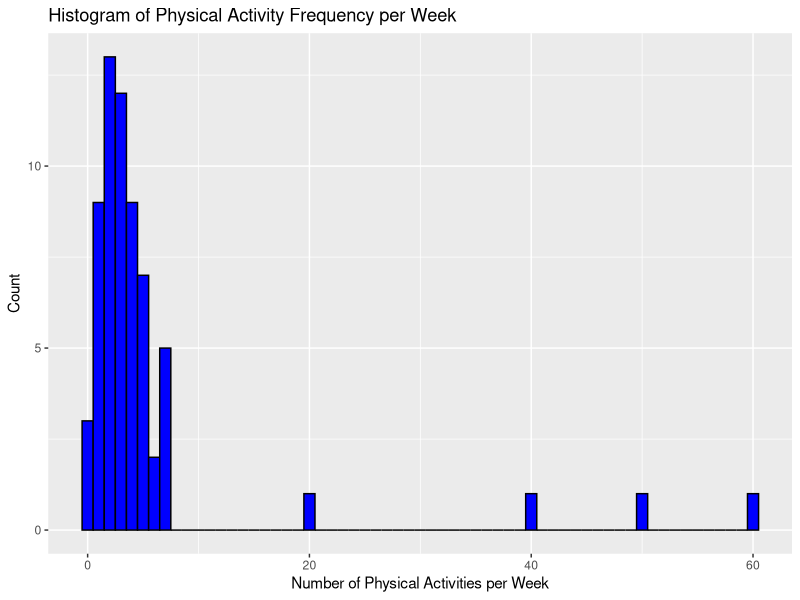
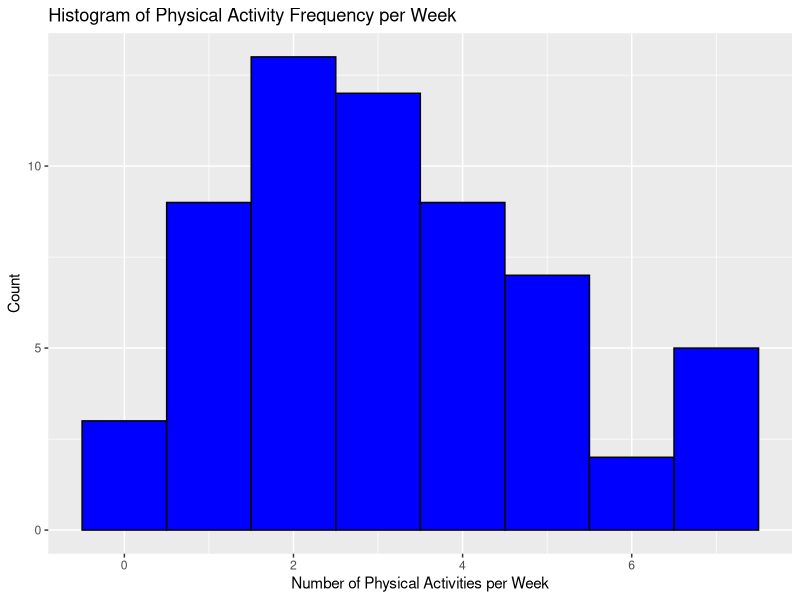
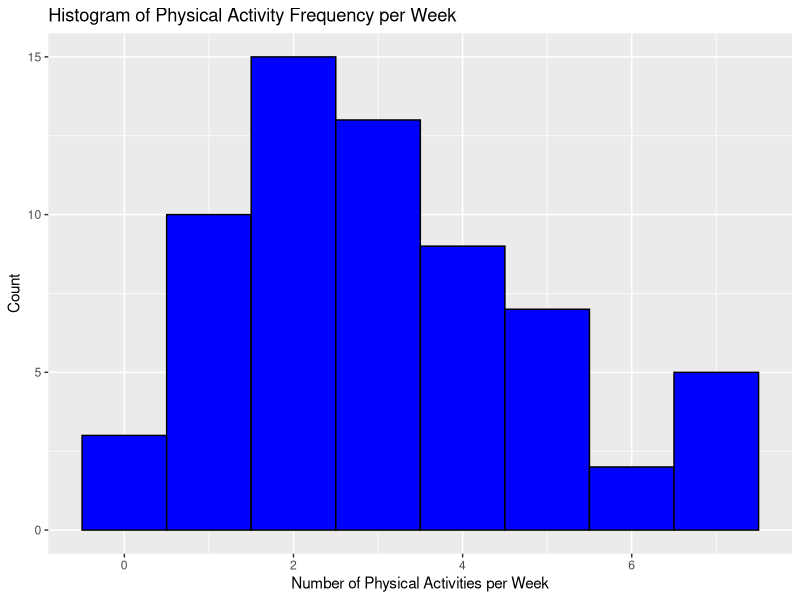
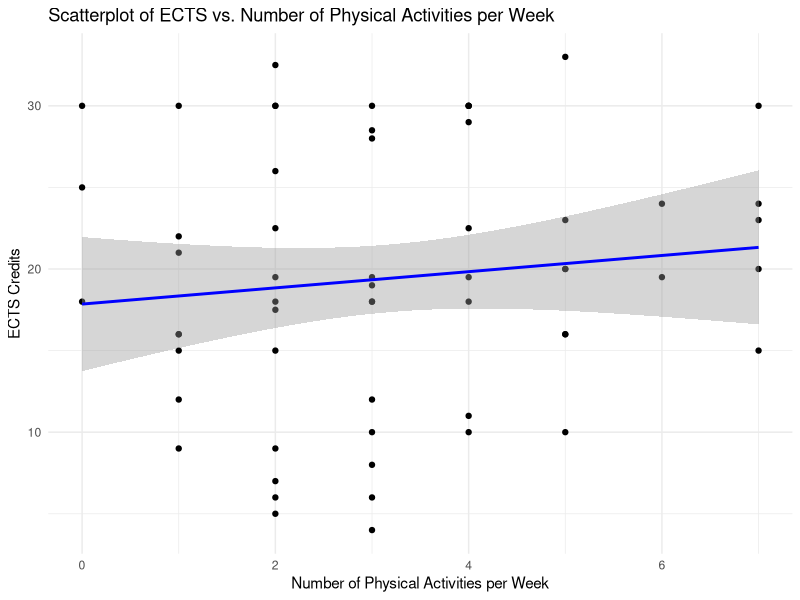
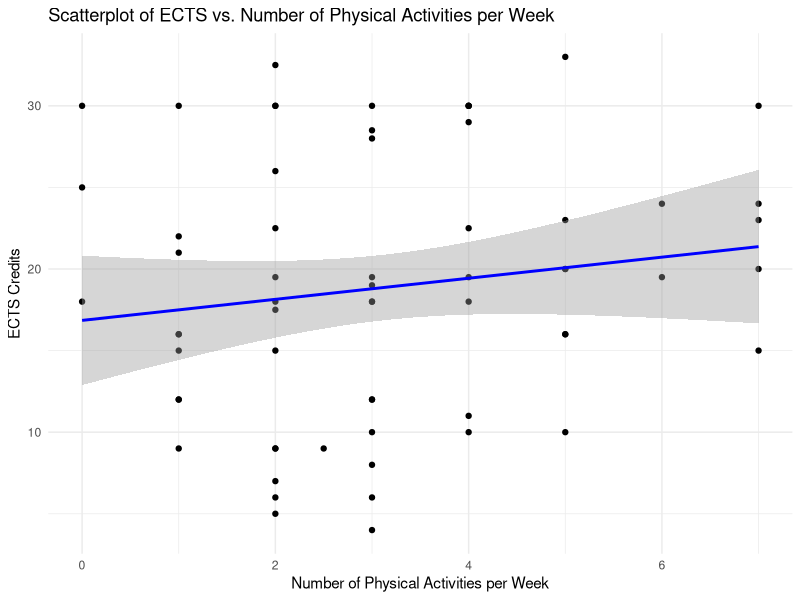
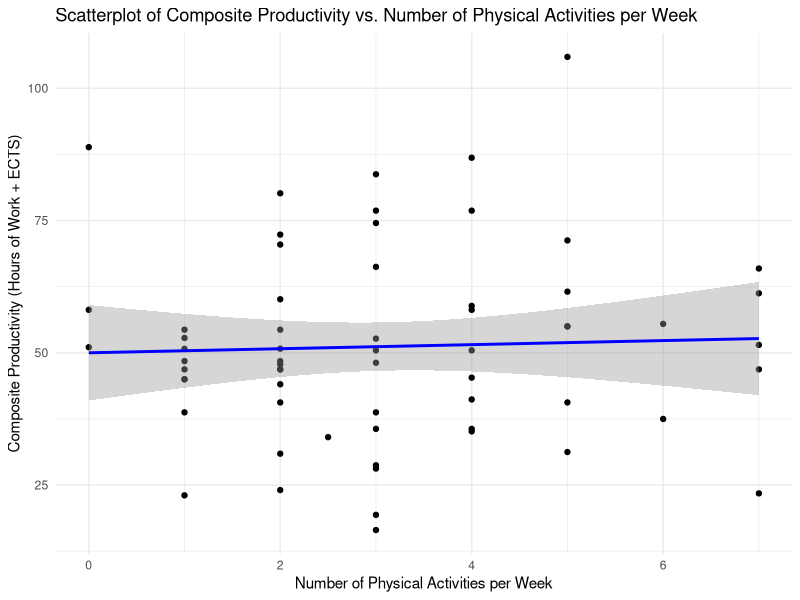
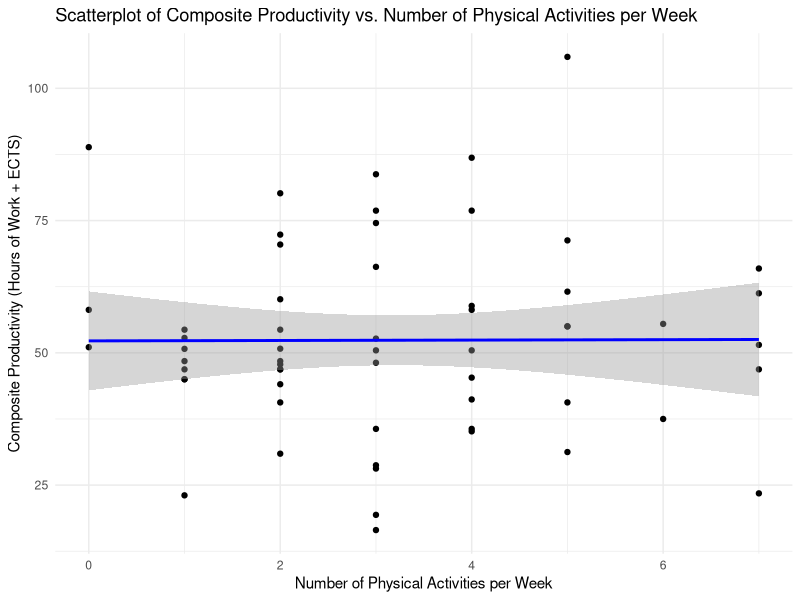
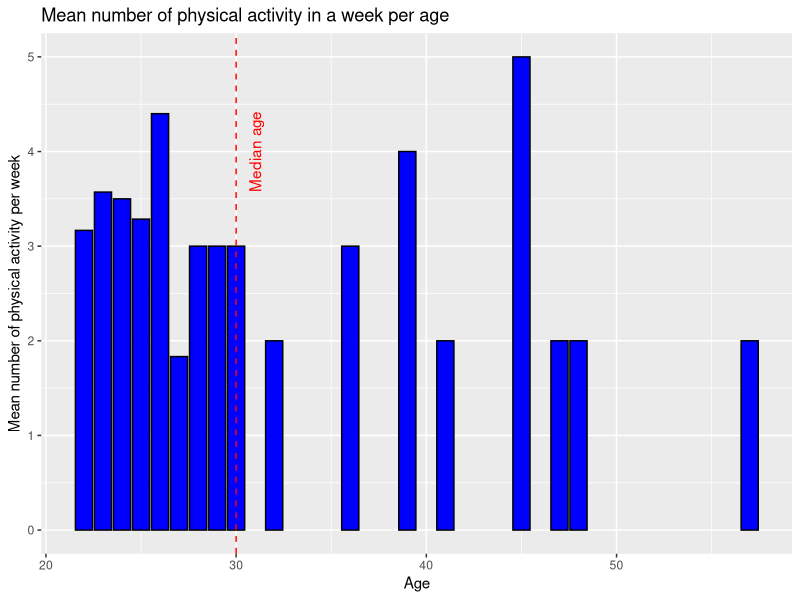

Here is the R script that generated these plots, in order:
## ---- chunk 1
knitr::opts_chunk$set(echo = TRUE)
library(tidyverse)
library(ggplot2)
library(dplyr)
library(tidyr)
library(survey)
library(knitr)
library(exactRankTests)
## ---- chunk 2
# Load the survey data
survey_data <- read.csv("group14.csv", header=TRUE)
names(survey_data) <- c("Gender", "Age", "Studies", 
                        "NumberOfPhysicalActivityPerWeek", 
                        "TypeOfPhysicalActivity", 
                        "WorkStudy")

# Split WorkStudy into ECTS and HoursOfWork
survey_data <- separate(survey_data, 
                        "WorkStudy", 
                        c("ECTS", "HoursOfWork"), sep=";")

# unify different comma representations for ECTS before coercion
survey_data$ECTS <- as.numeric(sub(",", ".", survey_data$ECTS, fixed = TRUE))
survey_data$HoursOfWork <- as.numeric(survey_data$HoursOfWork)
survey_data$NumberOfPhysicalActivityPerWeek <- as.numeric(
  survey_data$NumberOfPhysicalActivityPerWeek)

# Display the data
kable(head(survey_data), caption = "Survey data set")
## ---- chunk 3
# Histogram of Physical Activity Frequency
ggplot(survey_data, aes(x = NumberOfPhysicalActivityPerWeek)) +
  geom_histogram(binwidth = 1, fill = "blue", color = "black") +
  labs(title = "Histogram of Physical Activity Frequency per Week",
       x = "Number of Physical Activities per Week",
       y = "Count")
## ---- chunk 4
Q1 <- quantile(survey_data$NumberOfPhysicalActivityPerWeek, 0.25, na.rm = TRUE)
Q3 <- quantile(survey_data$NumberOfPhysicalActivityPerWeek, 0.75, na.rm = TRUE)
IQR <- Q3 - Q1

lower_bound <- Q1 - 1.5 * IQR
upper_bound <- Q3 + 1.5 * IQR

survey_data_no_outliers <- survey_data %>%
  filter(NumberOfPhysicalActivityPerWeek >= lower_bound & NumberOfPhysicalActivityPerWeek <= upper_bound)

kable(head(survey_data_no_outliers), 
      caption = "Data with removed outliers in physical activity")
## ---- chunk 5
ggplot(survey_data_no_outliers, aes(x = NumberOfPhysicalActivityPerWeek)) +
  geom_histogram(binwidth = 1, fill = "blue", color = "black") +
  labs(title = "Histogram of Physical Activity Frequency per Week",
       x = "Number of Physical Activities per Week",
       y = "Count")
## ---- chunk 6
Q1 <- quantile(survey_data$NumberOfPhysicalActivityPerWeek, 0.25, na.rm = TRUE)
Q3 <- quantile(survey_data$NumberOfPhysicalActivityPerWeek, 0.75, na.rm = TRUE)
IQR <- Q3 - Q1

lower_bound <- Q1 - 1.5 * IQR
upper_bound <- Q3 + 1.5 * IQR

survey_data_transformed <- survey_data %>%
  mutate(NumberOfPhysicalActivityPerWeek = ifelse(
    NumberOfPhysicalActivityPerWeek < lower_bound | NumberOfPhysicalActivityPerWeek > upper_bound,
    NumberOfPhysicalActivityPerWeek / 20,
    NumberOfPhysicalActivityPerWeek
  ))

kable(head(survey_data_transformed), 
      caption = "Data with transformed physical activity")

# transofrm ects to work hours per week
survey_data_transformed <- survey_data_transformed %>%
  mutate(hours_of_work_ects = ECTS * 25 / 16)
survey_data_no_outliers <- survey_data_no_outliers %>%
  mutate(hours_of_work_ects = ECTS * 25 / 16)
# Create the composite measure
survey_data_transformed <- survey_data_transformed %>%
  mutate(CompositeProductivity = hours_of_work_ects + HoursOfWork)

survey_data_no_outliers <- survey_data_no_outliers %>%
  mutate(CompositeProductivity = hours_of_work_ects + HoursOfWork)
## ---- chunk 7
ggplot(survey_data_transformed, aes(x = NumberOfPhysicalActivityPerWeek)) +
  geom_histogram(binwidth = 1, fill = "blue", color = "black") +
  labs(title = "Histogram of Physical Activity Frequency per Week",
       x = "Number of Physical Activities per Week",
       y = "Count")
## ---- chunk 8
summary_stats_transformed <- survey_data_transformed %>%
  group_by(NumberOfPhysicalActivityPerWeek) %>%
  summarise(
    Mean_ECTS = mean(ECTS, na.rm = TRUE),
    Mean_HoursOfWork = mean(HoursOfWork, na.rm = TRUE),
    SD_ECTS = sd(ECTS, na.rm = TRUE),
    SD_HoursOfWork = sd(HoursOfWork, na.rm = TRUE)
  )
summary_stats_no_outliers <- survey_data_no_outliers %>%
  group_by(NumberOfPhysicalActivityPerWeek) %>%
  summarise(
    Mean_ECTS = mean(ECTS, na.rm = TRUE),
    Mean_HoursOfWork = mean(HoursOfWork, na.rm = TRUE),
    SD_ECTS = sd(ECTS, na.rm = TRUE),
    SD_HoursOfWork = sd(HoursOfWork, na.rm = TRUE)
  )
## ---- chunk 9
kable(summary_stats_transformed, 
      caption = "Summary statistics transformed data")
## ---- chunk 10
kable(summary_stats_no_outliers, 
      caption = "Summary statistics no outliers in physical activities")
## ---- chunk 11

model_transformed_ects <- lm(ECTS ~ NumberOfPhysicalActivityPerWeek, data = survey_data_transformed)
summary(model_transformed_ects)

model_no_outliers_ects <- lm(ECTS ~ NumberOfPhysicalActivityPerWeek, data = survey_data_no_outliers)
summary(model_no_outliers_ects)

model_transformed_HoursOfWork <- lm(HoursOfWork ~ NumberOfPhysicalActivityPerWeek, data = survey_data_transformed)
summary(model_transformed_HoursOfWork)

model_no_outliers_HoursOfWork <- lm(HoursOfWork ~ NumberOfPhysicalActivityPerWeek, data = survey_data_no_outliers)
summary(model_no_outliers_HoursOfWork)

model_transformed_CompositeProductivity<- lm(CompositeProductivity ~ NumberOfPhysicalActivityPerWeek, data = survey_data_transformed)
summary(model_transformed_HoursOfWork)

model_no_outliers_CompositeProductivity <- lm(CompositeProductivity ~ NumberOfPhysicalActivityPerWeek,, data = survey_data_no_outliers)
summary(model_no_outliers_HoursOfWork)


## ---- chunk 12
# Create a scatterplot of ECTS vs. NumberOfPhysicalActivityPerWeek with regression line
ggplot(survey_data_no_outliers, aes(x = NumberOfPhysicalActivityPerWeek, y = ECTS)) +
  geom_point() +
  geom_smooth(method = "lm", formula = y ~ x, se = TRUE, color = "blue") +
  labs(title = "Scatterplot of ECTS vs. Number of Physical Activities per Week",
       x = "Number of Physical Activities per Week",
       y = "ECTS Credits") +
  theme_minimal()

ggplot(survey_data_transformed, aes(x = NumberOfPhysicalActivityPerWeek, y = ECTS)) +
  geom_point() +
  geom_smooth(method = "lm", formula = y ~ x, se = TRUE, color = "blue") +
  labs(title = "Scatterplot of ECTS vs. Number of Physical Activities per Week",
       x = "Number of Physical Activities per Week",
       y = "ECTS Credits") +
  theme_minimal()

ggplot(survey_data_transformed, aes(x = NumberOfPhysicalActivityPerWeek, y = CompositeProductivity)) +
  geom_point() +
  geom_smooth(method = "lm", formula = y ~ x, se = TRUE, color = "blue") +
  labs(title = "Scatterplot of Composite Productivity vs. Number of Physical Activities per Week",
       x = "Number of Physical Activities per Week",
       y = "Composite Productivity (Hours of Work + ECTS)") +
  theme_minimal()
ggplot(survey_data_no_outliers, aes(x = NumberOfPhysicalActivityPerWeek, y = CompositeProductivity)) +
  geom_point() +
  geom_smooth(method = "lm", formula = y ~ x, se = TRUE, color = "blue") +
  labs(title = "Scatterplot of Composite Productivity vs. Number of Physical Activities per Week",
       x = "Number of Physical Activities per Week",
       y = "Composite Productivity (Hours of Work + ECTS)") +
  theme_minimal()

## ---- chunk 13
survey_data_grouped_age <- survey_data_no_outliers %>%
  group_by(Age) %>%
  summarise(Mean_PhysicalActivity = mean(NumberOfPhysicalActivityPerWeek))

ggplot(survey_data_grouped_age, aes(x = Age, y = Mean_PhysicalActivity)) +
  geom_col(fill = "blue", color = "black") +
  geom_vline(xintercept = median(survey_data_grouped_age$Age), 
             linetype = "dashed", 
             color = "red") +
  annotate("text", 
           x=median(survey_data_grouped_age$Age)+1, 
           y=4, 
           label="Median age", 
           angle=90, 
           color="red") +
  labs(title = "Mean number of physical activity in a week per age",
       x = "Age",
       y = "Mean number of physical activity per week")
## ---- chunk 14
# no outlier survey data set
survey_data_no_outliers$AgeGroup <- 
  as.factor(
    ifelse(survey_data_no_outliers$Age > median(survey_data_no_outliers$Age), 
         "over", "under")
  )

# transformed survey data set
survey_data_transformed$AgeGroup <- 
  as.factor(
    ifelse(survey_data_transformed$Age > median(survey_data_transformed$Age), 
         "over", "under")
  )
## ---- chunk 15
survey_data_combined <- tibble(
  AgeGroup = c(survey_data_transformed$AgeGroup, 
               survey_data_no_outliers$AgeGroup),
  
  PhysicalActivity = c(survey_data_transformed$NumberOfPhysicalActivityPerWeek, 
                       survey_data_no_outliers$NumberOfPhysicalActivityPerWeek),
  
  Method = c(rep("Transformed", length(survey_data_transformed$AgeGroup)),
             rep("No Outlier", length(survey_data_no_outliers$AgeGroup)))
)
## ---- chunk 16
ggplot(survey_data_combined, aes(x = AgeGroup, fill = AgeGroup)) +
  geom_bar(stat="count", color = "black") +
  labs(title = "Balance of observations per age group",
       x = "Age group",
       y = "Count") +
  facet_wrap(~ Method) +
  theme(legend.position = "none")
## ---- chunk 17
data_outlier_agegroup <- survey_data_no_outliers %>%
  group_by(AgeGroup) %>%
  summarise(mean_PhysicalActivity = mean(NumberOfPhysicalActivityPerWeek, 
                                         na.rm = TRUE))

ggplot(data_outlier_agegroup, 
  aes(x = AgeGroup, y = mean_PhysicalActivity, fill = AgeGroup)) +
  geom_col(color = "black") +
  labs(title = "Change of mean number of physical activity per week per age",
       subtitle = "with no outlier data",
       x = "Age",
       y = "Mean number of physical activity per week") +
  theme(legend.position = "none")
## ---- chunk 18
data_transformed_agegroup <- survey_data_transformed %>%
  group_by(AgeGroup) %>%
  summarise(mean_PhysicalActivity = mean(NumberOfPhysicalActivityPerWeek, 
                                         na.rm = TRUE))

ggplot(data_transformed_agegroup, 
  aes(x = AgeGroup, y = mean_PhysicalActivity, fill = AgeGroup)) +
  geom_col(color = "black") +
  labs(title = "Change of mean number of physical activity per week per age",
       subtitle = "with transformed data",
       x = "Age",
       y = "Mean number of physical activity per week") +
  theme(legend.position = "none")
## ---- chunk 19
summary_stats_transformed_rq2 <- survey_data_transformed %>%
  group_by(AgeGroup) %>%
  summarise(
    Mean_physical = mean(NumberOfPhysicalActivityPerWeek, na.rm = TRUE),
    Median_physical = median(NumberOfPhysicalActivityPerWeek, na.rm = TRUE),
  )

summary_stats_no_outliers_rq2 <- survey_data_no_outliers %>%
  group_by(AgeGroup) %>%
  summarise(
    Mean_physical = mean(NumberOfPhysicalActivityPerWeek, na.rm = TRUE),
    Median_physical = median(NumberOfPhysicalActivityPerWeek, na.rm = TRUE),
  )
## ---- chunk 20
# combine into one df
summary_stats_rq2 <- tibble(
  AgeGroup = c(summary_stats_no_outliers_rq2$AgeGroup, 
               summary_stats_transformed_rq2$AgeGroup),
  
  Mean = c(summary_stats_no_outliers_rq2$Mean_physical, 
           summary_stats_transformed_rq2$Mean_physical),
  
  Median = c(summary_stats_no_outliers_rq2$Median_physical, 
             summary_stats_transformed_rq2$Median_physical),
  
  Method = c(rep("Transform", length(summary_stats_no_outliers_rq2$AgeGroup)), 
             rep("No Outlier", length(summary_stats_transformed_rq2$AgeGroup)))
)
## ---- chunk 21
ggplot(summary_stats_rq2, aes(x = AgeGroup, y = Median, fill = AgeGroup)) +
  geom_col(color = "black") +
  labs(
    title = "Median number of physical activities in age groups per methods",
    x = "Age groups",
    y = "Median") +
  theme(legend.position = "none") +
  facet_wrap(~ Method)
## ---- chunk 22
ggplot(summary_stats_rq2, aes(x = AgeGroup, y = Mean, fill = AgeGroup)) +
  geom_col(color = "black") +
  labs(
    title = "Mean number of physical activities in age groups per methods",
    x = "Age groups",
    y = "Mean") +
  theme(legend.position = "none") +
  facet_wrap(~ Method)
## ---- chunk 23
ggplot(survey_data_combined, 
       aes(x = AgeGroup, 
           y = PhysicalActivity, 
           fill = AgeGroup)) +
  geom_boxplot() +
  labs(
    title = "Distribution of physical activities per week by age group",
    x = "Age Group", 
    y = "Activities per Week") +
  facet_wrap(~ Method) +
  theme(legend.position = "none")
## ---- chunk 24
shapiro.test(
  survey_data_transformed$NumberOfPhysicalActivityPerWeek[survey_data_transformed$AgeGroup == "under"])

shapiro.test(
  survey_data_transformed$NumberOfPhysicalActivityPerWeek[survey_data_transformed$AgeGroup == "over"])
## ---- chunk 25
shapiro.test(
  survey_data_no_outliers$NumberOfPhysicalActivityPerWeek[survey_data_no_outliers$AgeGroup == "under"])

shapiro.test(
  survey_data_no_outliers$NumberOfPhysicalActivityPerWeek[survey_data_no_outliers$AgeGroup == "over"])
## ---- chunk 26
wilcox.test(
  NumberOfPhysicalActivityPerWeek ~ AgeGroup, 
  data = survey_data_transformed
)

wilcox.test(
  NumberOfPhysicalActivityPerWeek ~ AgeGroup, 
  data = survey_data_no_outliers
)
## ---- chunk 27
model_transformed_rq2 <- lm(NumberOfPhysicalActivityPerWeek ~ AgeGroup, 
                     data = survey_data_transformed)
summary(model_transformed_rq2)

model_outliers_rq2 <- lm(NumberOfPhysicalActivityPerWeek ~ AgeGroup, 
                     data = survey_data_no_outliers)
summary(model_outliers_rq2)
## ---- chunk 28
# Load the survey data
survey_data <- read.csv("group14.csv", header=TRUE)
names(survey_data) <- c("Gender", "Age", "Studies", "NumberOfPhysicalActivityPerWeek", "TypeOfPhysicalActivity", "WorkStudy")

# Split WorkStudy into ECTS and HoursOfWork
survey_data <- separate(survey_data, "WorkStudy", c("ECTS", "HoursOfWork"), sep=";")

# Fix comma seperated numbers like 17,5 to 17.5 in order to not create NA values
survey_data$ECTS <- as.numeric(str_replace(survey_data$ECTS, ",", "."))
survey_data$ECTS <- survey_data$ECTS %>%
  replace(is.na(.), 0)

survey_data$HoursOfWork <- as.numeric(survey_data$HoursOfWork)

# We have 2 invalid inputs, "not often" and "Sunday", both resulting in a NA
# "Sunday" will be translated to 1, as we can assume, that if the person did sports more than once a week, they would
# have input more days
# However, not often is too weak to make a correct assumptions, which we therefor delete the entry
survey_data$NumberOfPhysicalActivityPerWeek <- str_replace(survey_data$NumberOfPhysicalActivityPerWeek, "Sunday", "1")
survey_data$NumberOfPhysicalActivityPerWeek <- as.numeric(survey_data$NumberOfPhysicalActivityPerWeek)
survey_data <- survey_data %>%
  filter(!is.na(NumberOfPhysicalActivityPerWeek))

# 1 ECTS = 25 Hours, Approximately 16 weeks per semester
survey_data$WeeklyHours <- survey_data$HoursOfWork + ((survey_data$ECTS*25)/16)

r3_data <- survey_data %>%
  select(NumberOfPhysicalActivityPerWeek, TypeOfPhysicalActivity, HoursOfWork)
## ---- chunk 29
r3_data <- r3_data %>%
  mutate(Category = if_else(HoursOfWork==0, "Full-Time Student", "Working Student"))

r3_data %>%
  ggplot(aes(x=Category, fill=Category)) +
  geom_histogram(stat = "count") +
  geom_text(stat = "count", aes(label = ..count..), vjust = -0.2, size = 5) +
  labs(
    title = "Number of Full-Time Students and Working Students",
    x = "Category",
    y = "Count"
  ) +
  theme(legend.position = "none")
## ---- chunk 30
r3_data <- r3_data %>%
  mutate(SubCategory = case_when(
    HoursOfWork == 0 ~ "0",
    0 != HoursOfWork & HoursOfWork <= 10 ~ "1-10h",
    10 < HoursOfWork & HoursOfWork <= 20 ~ "11-20h",
    20 < HoursOfWork & HoursOfWork <= 30 ~ "21-30h",
    30 < HoursOfWork ~ "30h+"
  ))

r3_data %>%
  ggplot(aes(x=SubCategory, fill=SubCategory)) +
  geom_histogram(stat = "count") +
  geom_text(stat = "count", aes(label = ..count..), vjust = -0.2, size = 5) +
  labs(
    title = "Number of students based on SubCategory",
    x = "SubCategory",
    y = "Count"
  ) +
  theme(legend.position = "none")
## ---- chunk 31
types_of_physcial_activity <- c("StrengthTraining", "Cardio", "RecreationalActivities", "BallSports", "FlexibilityAndMobilit", "MartialArt", "Other")

r3_data <- r3_data %>%
  mutate(StrengthTraining = if_else(str_detect(TypeOfPhysicalActivity, "Strength Training"), 1, 0),
         Cardio = if_else(str_detect(TypeOfPhysicalActivity, "Cardio"), 1, 0),
         RecreationalActivities = if_else(str_detect(TypeOfPhysicalActivity, "Recreational Activities"), 1, 0),
         BallSports = if_else(str_detect(TypeOfPhysicalActivity, "Ball Sports"), 1, 0),
         FlexibilityAndMobilit = if_else(str_detect(TypeOfPhysicalActivity, "Flexibility and Mobilit"), 1, 0),
         MartialArt = if_else(str_detect(TypeOfPhysicalActivity, "Martial Art"), 1, 0),
         Other = if_else(str_detect(TypeOfPhysicalActivity, "Other"), 1, 0)
         ) %>%
  select(-TypeOfPhysicalActivity)

r3_data <- r3_data %>%
  mutate(NumberOfDifferentActivity = rowSums(r3_data[, types_of_physcial_activity]))

## ---- chunk 32
r3_data %>%
  group_by(Category) %>%
  summarize(
    MeanNumberOfDifferentActivity=mean(NumberOfDifferentActivity)
  )

r3_data %>%
  group_by(SubCategory) %>%
  summarize(
    MeanNumberOfDifferentActivity=mean(NumberOfDifferentActivity)
  )
## ---- chunk 33
shapiro.test(
  r3_data$NumberOfDifferentActivity[r3_data$Category == "Full-Time Student"])

shapiro.test(
  r3_data$NumberOfDifferentActivity[r3_data$Category == "Working Student"])
## ---- chunk 34
p_value_base <- wilcox.test(NumberOfDifferentActivity ~ Category, data = r3_data)
p_value_base
## ---- chunk 35
r3_data$SubCategory <- as.factor(r3_data$SubCategory)

r3_group1 <- r3_data %>% 
  filter(SubCategory=="0" | SubCategory=="1-10h")

r3_group2 <- r3_data %>% 
  filter(SubCategory=="0" | SubCategory=="11-20h")

r3_group3 <- r3_data %>% 
  filter(SubCategory=="0" | SubCategory=="21-30h")

r3_group4 <- r3_data %>% 
  filter(SubCategory=="0" | SubCategory=="30h+")

p_value_group1 <- wilcox.exact(NumberOfDifferentActivity ~ SubCategory, data = r3_group1, exact = TRUE)
p_value_group2 <- wilcox.exact(NumberOfDifferentActivity ~ SubCategory, data = r3_group2, exact = TRUE)
p_value_group3 <- wilcox.exact(NumberOfDifferentActivity ~ SubCategory, data = r3_group3, exact = TRUE)
p_value_group4 <- wilcox.exact(NumberOfDifferentActivity ~ SubCategory, data = r3_group4, exact = TRUE)

df <- data.frame(
  Group = c("Full-Time Student vs. Working Student", "1-10h", "11-20h", "21-30h", "30h+"),
  p_value = c(p_value_base$p.value, p_value_group1$p.value, p_value_group2$p.value, p_value_group3$p.value, p_value_group4$p.value)
)

df
